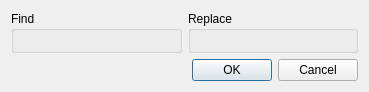
<?xml version="1.0" encoding="UTF-8"?>
<ui version="4.0">
 <class>ReplaceDialog</class>
 <widget class="QDialog" name="ReplaceDialog">
  <property name="geometry">
   <rect>
    <x>0</x>
    <y>0</y>
    <width>369</width>
    <height>92</height>
   </rect>
  </property>
  <property name="windowTitle">
   <string>Search and replace</string>
  </property>
  <layout class="QVBoxLayout" name="verticalLayout">
   <item>
    <layout class="QHBoxLayout" name="horizontalLayout">
     <item>
      <widget class="QGroupBox" name="groupBox">
       <property name="sizePolicy">
        <sizepolicy hsizetype="Preferred" vsizetype="MinimumExpanding">
         <horstretch>0</horstretch>
         <verstretch>0</verstretch>
        </sizepolicy>
       </property>
       <property name="title">
        <string>Find</string>
       </property>
       <property name="alignment">
        <set>Qt::AlignLeading|Qt::AlignLeft|Qt::AlignTop</set>
       </property>
       <layout class="QVBoxLayout" name="verticalLayout_4">
        <property name="leftMargin">
         <number>3</number>
        </property>
        <property name="topMargin">
         <number>3</number>
        </property>
        <property name="rightMargin">
         <number>3</number>
        </property>
        <property name="bottomMargin">
         <number>3</number>
        </property>
        <item>
         <layout class="QVBoxLayout" name="searchLayout"/>
        </item>
       </layout>
      </widget>
     </item>
     <item>
      <widget class="QGroupBox" name="groupBox_2">
       <property name="sizePolicy">
        <sizepolicy hsizetype="Preferred" vsizetype="MinimumExpanding">
         <horstretch>0</horstretch>
         <verstretch>0</verstretch>
        </sizepolicy>
       </property>
       <property name="title">
        <string>Replace</string>
       </property>
       <property name="alignment">
        <set>Qt::AlignLeading|Qt::AlignLeft|Qt::AlignTop</set>
       </property>
       <layout class="QVBoxLayout" name="verticalLayout_5">
        <property name="leftMargin">
         <number>3</number>
        </property>
        <property name="topMargin">
         <number>3</number>
        </property>
        <property name="rightMargin">
         <number>3</number>
        </property>
        <property name="bottomMargin">
         <number>3</number>
        </property>
        <item>
         <layout class="QVBoxLayout" name="replaceLayout"/>
        </item>
       </layout>
      </widget>
     </item>
    </layout>
   </item>
   <item>
    <widget class="QDialogButtonBox" name="buttonBox">
     <property name="orientation">
      <enum>Qt::Horizontal</enum>
     </property>
     <property name="standardButtons">
      <set>QDialogButtonBox::Cancel|QDialogButtonBox::Ok</set>
     </property>
    </widget>
   </item>
  </layout>
 </widget>
 <resources/>
 <connections>
  <connection>
   <sender>buttonBox</sender>
   <signal>accepted()</signal>
   <receiver>ReplaceDialog</receiver>
   <slot>accept()</slot>
   <hints>
    <hint type="sourcelabel">
     <x>248</x>
     <y>254</y>
    </hint>
    <hint type="destinationlabel">
     <x>157</x>
     <y>274</y>
    </hint>
   </hints>
  </connection>
  <connection>
   <sender>buttonBox</sender>
   <signal>rejected()</signal>
   <receiver>ReplaceDialog</receiver>
   <slot>reject()</slot>
   <hints>
    <hint type="sourcelabel">
     <x>316</x>
     <y>260</y>
    </hint>
    <hint type="destinationlabel">
     <x>286</x>
     <y>274</y>
    </hint>
   </hints>
  </connection>
 </connections>
</ui>
